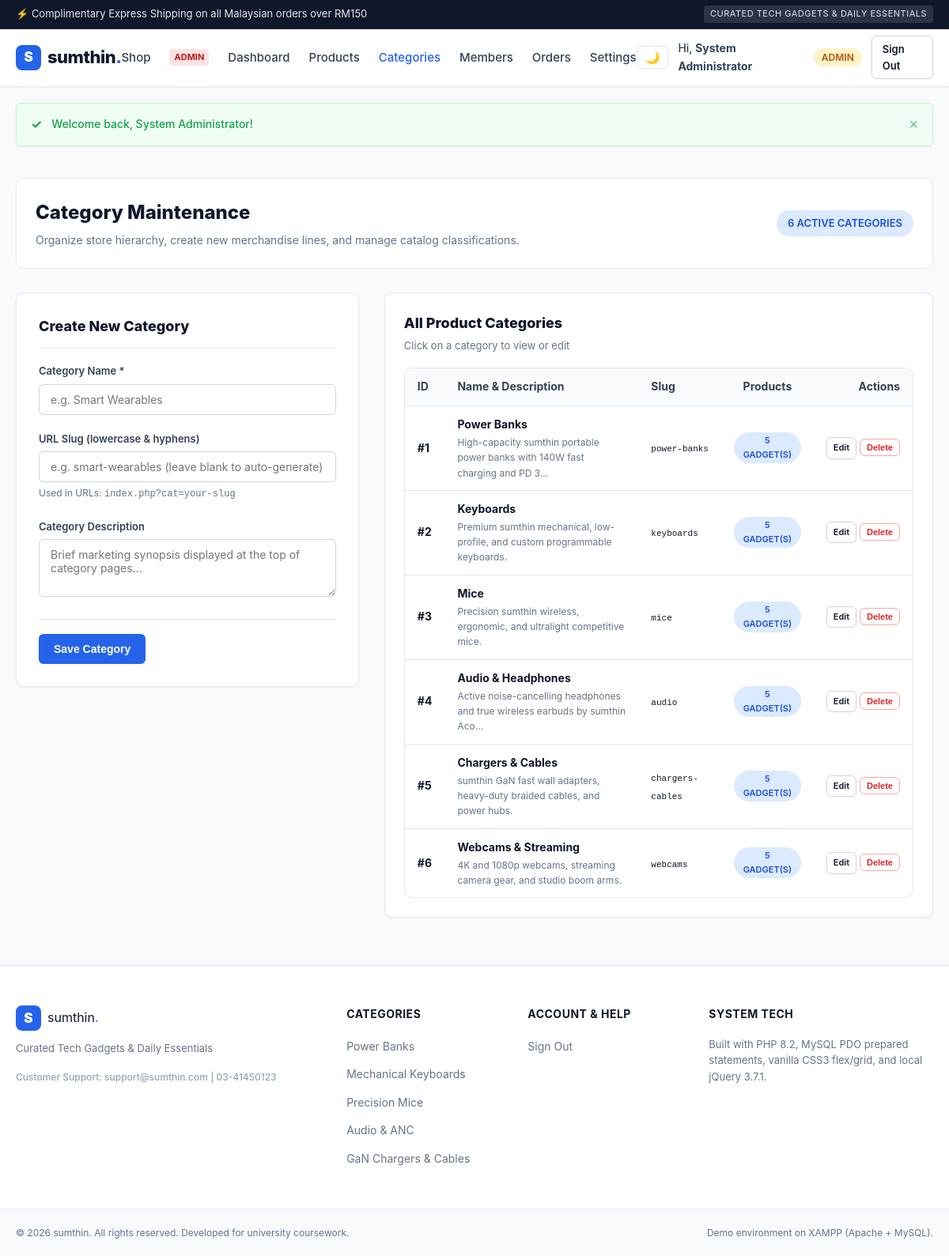
/admin/categories.php (signed in), run on the app's committed database.
### tables this page shows
CREATE TABLE `user` (
  `id` INT AUTO_INCREMENT PRIMARY KEY,
  `email` VARCHAR(100) NOT NULL UNIQUE,
  `password_hash` VARCHAR(255) NOT NULL,
  `name` VARCHAR(100) NOT NULL,
  `phone` VARCHAR(20) DEFAULT NULL,
  `role` ENUM('Admin', 'Member') NOT NULL DEFAULT 'Member',
  `photo` VARCHAR(255) DEFAULT 'default_user.png',
  `status` ENUM('Active', 'Blocked') NOT NULL DEFAULT 'Active',
  `failed_attempts` INT NOT NULL DEFAULT 0,
  `locked_until` DATETIME DEFAULT NULL,
  `remember_token` VARCHAR(64) DEFAULT NULL,
  `email_verified_at` DATETIME DEFAULT NULL,
  `created_at` DATETIME NOT NULL DEFAULT CURRENT_TIMESTAMP,
  `updated_at` DATETIME NOT NULL DEFAULT CURRENT_TIMESTAMP ON UPDATE CURRENT_TIMESTAMP
);

CREATE TABLE `category` (
  `id` INT AUTO_INCREMENT PRIMARY KEY,
  `name` VARCHAR(100) NOT NULL UNIQUE,
  `slug` VARCHAR(100) NOT NULL UNIQUE,
  `description` TEXT DEFAULT NULL,
  `created_at` DATETIME NOT NULL DEFAULT CURRENT_TIMESTAMP
);

### _config.php (called while the page is built)
<?php
return [
    'db' => [
        'host'     => 'localhost',
        'port'     => '3306',
        'dbname'   => 'sumthin_db',
        'user'     => 'root',
        'password' => '',
        'charset'  => 'utf8mb4',
    ],
    'app' => [
        'name'            => 'sumthin',
        'tagline'         => 'Curated Tech Gadgets & Daily Essentials',
        'base_url'        => '/sumthin',
        'session_timeout' => 1800,
        'max_login_fails' => 3,
        'lockout_time'    => 900,
        'debug'           => false,
    ],
    'mail' => [
        'enabled'    => true,
        'debug'      => false,
        'smtp_host'  => 'smtp.gmail.com',
        'smtp_port'  => 587,
        'smtp_auth'  => true,
        'username'   => 'YOUR_GMAIL_ADDRESS@gmail.com',
        'password'   => 'YOUR_GMAIL_16_CHAR_APP_PASSWORD',
        'from_name'  => 'sumthin Tech Gadgets',
        'from_email' => 'no-reply@sumthin.com',
    ],
    'stripe' => [
        'publishable_key' => 'pk_test_PLACEHOLDER_KEY',
        'secret_key'      => 'sk_test_PLACEHOLDER_KEY',
        'currency'        => 'myr',
    ],
    'gemini' => [
        'api_key'  => 'AIzaSy_GEMINI_API_KEY_PLACEHOLDER',
        'endpoint' => 'https://generativelanguage.googleapis.com/v1beta/models/gemini-1.5-flash:generateContent',
    ],
    'datadog' => [
        'api_key' => 'DATADOG_API_KEY_PLACEHOLDER',
        'site'    => 'datadoghq.com',
    ],
];

### admin/categories.php (the view, shortened to what this page needs)
<?php
require_once __DIR__ . '/../_base.php';
auth('Admin');
$edit_id   = (int)req('edit_id', 0);
$cat_name  = '';
$cat_slug  = '';
$cat_desc  = '';
$categories = $db->query("
    SELECT c.*, COUNT(p.id) AS product_count
    FROM `category` c
    LEFT JOIN `product` p ON c.id = p.category_id
    GROUP BY c.id
    ORDER BY c.id ASC
")->fetchAll();
require_once __DIR__ . '/../_head.php';
?>
<div class="container">
    <div class="admin-header-panel">
        <div>
            <h1 style="font-size:24px; font-weight:800; color:var(--dark);">Category Maintenance</h1>
            <p style="font-size:14px; color:var(--gray); margin-top:4px;">
                Organize store hierarchy, create new merchandise lines, and manage catalog classifications.
            </p>
        </div>
        <span class="role-pill pill-member" style="font-size:13px; padding:6px 14px;">
            <?= count($categories) ?> Active Categories
        </span>
    </div>
    <div style="display:grid; grid-template-columns: 1fr 1.6fr; gap:32px; align-items:start;">
        <div style="background:#fff; border:1px solid var(--border); border-radius:var(--radius); padding:28px; box-shadow:var(--shadow-sm);">
            <div style="display:flex; justify-content:space-between; align-items:center; margin-bottom:18px; border-bottom:1px solid var(--border); padding-bottom:12px;">
                <h2 style="font-size:18px; font-weight:800; color:var(--dark);">
                    <?= $edit_id > 0 ? 'Edit Category' : 'Create New Category' ?>
                </h2>
            </div>
            <form action="<?= base_url('admin/categories.php' . ($edit_id > 0 ? '?edit_id=' . $edit_id : '')) ?>" method="POST" novalidate>
                <div class="form-group">
                    <label for="name" class="form-label">Category Name *</label>
                    <?= html_text('name', $cat_name, [
                        'placeholder' => 'e.g. Smart Wearables',
                        'autocomplete' => 'off'
                    ]) ?>
                </div>
                <div class="form-group">
                    <label for="slug" class="form-label">URL Slug (lowercase & hyphens)</label>
                    <?= html_text('slug', $cat_slug, [
                        'placeholder' => 'e.g. smart-wearables (leave blank to auto-generate)',
                        'autocomplete' => 'off'
                    ]) ?>
                    <span class="form-help">Used in URLs: <code>index.php?cat=your-slug</code></span>
                </div>
                <div class="form-group">
                    <label for="description" class="form-label">Category Description</label>
                    <?= html_textarea('description', $cat_desc, [
                        'rows' => 3,
                        'placeholder' => 'Brief marketing synopsis displayed at the top of category pages...'
                    ]) ?>
                </div>
                <div style="display:flex; gap:10px; margin-top:20px; border-top:1px solid var(--border); padding-top:18px;">
                    <button type="submit" class="btn btn-primary">
                        <?= $edit_id > 0 ? 'Update Category' : 'Save Category' ?>
                    </button>
                </div>
            </form>
        </div>
        <div style="background:#fff; border:1px solid var(--border); border-radius:var(--radius); padding:24px; box-shadow:var(--shadow-sm);">
            <div style="margin-bottom:16px;">
                <h2 style="font-size:18px; font-weight:800; color:var(--dark);">All Product Categories</h2>
                <span style="font-size:13px; color:var(--gray);">Click on a category to view or edit</span>
            </div>
            <div class="table-responsive">
                <table class="table-custom">
                    <thead>
                        <tr>
                            <th style="width:50px;">ID</th>
                            <th>Name & Description</th>
                            <th>Slug</th>
                            <th style="text-align:center;">Products</th>
                            <th style="text-align:right;">Actions</th>
                        </tr>
                    </thead>
                    <tbody>
                        <?php foreach ($categories as $cat): ?>
                            <tr <?= ($edit_id === (int)$cat->id) ? 'style="background:#eff6ff;"' : '' ?>>
                                <td><strong>#<?= (int)$cat->id ?></strong></td>
                                <td>
                                    <div style="font-weight:700; color:var(--dark);"><?= encode($cat->name) ?></div>
                                    <?php if ($cat->description): ?>
                                        <div style="font-size:12px; color:var(--gray); margin-top:2px;">
                                            <?= encode(substr($cat->description, 0, 75)) ?><?= strlen($cat->description) > 75 ? '...' : '' ?>
                                        </div>
                                    <?php endif; ?>
                                </td>
                                <td>
                                    <code style="font-size:11px;"><?= encode($cat->slug) ?></code>
                                </td>
                                <td style="text-align:center;">
                                    <a href="<?= base_url('admin/products.php?cat_id=' . (int)$cat->id) ?>" class="role-pill pill-member" style="text-decoration:none; font-size:11px;">
                                        <?= (int)$cat->product_count ?> gadget(s)
                                    </a>
                                </td>
                                <td style="text-align:right; white-space:nowrap;">
                                    <a href="<?= base_url('admin/categories.php?edit_id=' . (int)$cat->id) ?>" class="btn btn-outline-sm" style="padding:4px 8px; font-size:11px;">
                                        Edit
                                    </a>
                                    <form action="<?= base_url('admin/categories.php') ?>" method="POST" style="display:inline;">
                                        <button type="submit" class="btn btn-outline-sm" style="padding:4px 8px; font-size:11px; color:var(--error); border-color:#fca5a5;" data-confirm="Are you sure you want to delete '<?= encode($cat->name) ?>'?">
                                            Delete
                                        </button>
                                    </form>
                                </td>
                            </tr>
                        <?php endforeach; ?>
                    </tbody>
                </table>
            </div>
        </div>
    </div>
</div>
<?php require_once __DIR__ . '/../_foot.php'; ?>

### _head.php (shortened to what this page needs)
<?php
$current_page = basename($_SERVER['PHP_SELF']);
$store_name   = setting('store_name', 'sumthin');
$flash        = get_flash();
$user         = current_user();
?>
<!DOCTYPE html>
<html lang="en">
<head>
    <link rel="stylesheet" href="<?= base_url('css/app.css') ?>">
</head>
<body>
    <?php if (setting('announcement_enabled', '1') === '1' && setting('announcement_bar') !== ''): ?>
        <aside class="announcement-bar">
            <div class="container announcement-inner">
                <span><?= encode(setting('announcement_bar')) ?></span>
                <span class="announcement-tag"><?= encode(setting('store_tagline', 'BMIT2013 Project')) ?></span>
            </div>
        </aside>
    <?php endif; ?>
    <header class="site-header">
        <div class="container header-inner">
            <a href="<?= base_url('index.php') ?>" class="brand-logo">
                <span class="brand-badge"><?= strtoupper(substr($store_name, 0, 1)) ?></span>
                <span class="brand-text"><?= encode($store_name) ?><span class="brand-dot">.</span></span>
            </a>
            <nav class="nav-links">
                <a href="<?= base_url('index.php') ?>" class="nav-link <?= ($current_page === 'index.php' && !str_contains($_SERVER['REQUEST_URI'], '/admin/')) ? 'active' : '' ?>">Shop</a>
                <?php if (is_admin()): ?>
                    <span class="nav-badge admin-badge">Admin</span>
                    <a href="<?= base_url('admin/index.php') ?>" class="nav-link <?= ($current_page === 'index.php' && str_contains($_SERVER['REQUEST_URI'], '/admin/')) ? 'active' : '' ?>">Dashboard</a>
                    <a href="<?= base_url('admin/products.php') ?>" class="nav-link <?= str_contains($_SERVER['REQUEST_URI'], '/admin/product') ? 'active' : '' ?>">Products</a>
                    <a href="<?= base_url('admin/categories.php') ?>" class="nav-link <?= str_contains($_SERVER['REQUEST_URI'], '/admin/categor') ? 'active' : '' ?>">Categories</a>
                    <a href="<?= base_url('admin/members.php') ?>" class="nav-link <?= str_contains($_SERVER['REQUEST_URI'], '/admin/member') ? 'active' : '' ?>">Members</a>
                    <a href="<?= base_url('admin/orders.php') ?>" class="nav-link <?= str_contains($_SERVER['REQUEST_URI'], '/admin/order') ? 'active' : '' ?>">Orders</a>
                    <a href="<?= base_url('admin/settings.php') ?>" class="nav-link <?= str_contains($_SERVER['REQUEST_URI'], '/admin/setting') ? 'active' : '' ?>">Settings</a>
                <?php elseif (is_member()): ?>
                    <a href="<?= base_url('orders.php') ?>" class="nav-link <?= $current_page === 'orders.php' ? 'active' : '' ?>">My Orders</a>
                    <a href="<?= base_url('wishlist.php') ?>" class="nav-link <?= $current_page === 'wishlist.php' ? 'active' : '' ?>">Wishlist</a>
                <?php endif; ?>
            </nav>
            <div class="nav-actions">
                <button type="button" id="theme-toggle" class="btn-theme-toggle" title="Toggle Light/Dark Theme" aria-label="Toggle theme">🌙</button>
                <?php if (is_logged_in()): ?>
                    <div class="user-menu-wrapper">
                        <a href="<?= base_url('profile.php') ?>" class="nav-link user-profile-link" title="Account Profile & Settings">
                            <span>Hi, <strong><?= encode($user->name) ?></strong></span>
                        </a>
                        <span class="role-pill <?= is_admin() ? 'pill-admin' : 'pill-member' ?>">
                            <?= encode($user->role) ?>
                        </span>
                        <a href="<?= base_url('logout.php') ?>" class="btn btn-outline-sm btn-logout">Sign Out</a>
                    </div>
                <?php else: ?>
                    <a href="<?= base_url('login.php') ?>" class="btn btn-outline-sm <?= $current_page === 'login.php' ? 'active' : '' ?>">Sign In</a>
                    <a href="<?= base_url('register.php') ?>" class="btn btn-primary-sm <?= $current_page === 'register.php' ? 'active' : '' ?>">Register</a>
                <?php endif; ?>
            </div>
        </div>
    </header>
    <?php if ($flash): ?>
        <aside class="container flash-container" aria-label="Notification">
            <div class="flash-alert flash-<?= encode($flash['type']) ?>" role="alert">
                <div class="flash-icon">
                    <?php if ($flash['type'] === 'success'): ?>✓
                    <?php elseif ($flash['type'] === 'error'): ?>✕
                    <?php elseif ($flash['type'] === 'warning'): ?>⚠
                    <?php else: ?>ℹ<?php endif; ?>
                </div>
                <div class="flash-message"><?= encode($flash['message']) ?></div>
                <button type="button" class="flash-close" aria-label="Dismiss">&times;</button>
            </div>
        </aside>
    <?php endif; ?>
    <main class="main-content">

### data on the page
user: name "System Administrator", role "ADMIN"
category: id "1", name "Power Banks", description "High-capacity sumthin portable power banks with 140W fast charging and PD 3", slug "power-banks", product_count "5"
category: id "2", name "Keyboards", description "Premium sumthin mechanical, low-profile, and custom programmable keyboards.", slug "keyboards", product_count "5"
category: id "3", name "Mice", description "Precision sumthin wireless, ergonomic, and ultralight competitive mice.", slug "mice", product_count "5"
category: id "4", name "Audio & Headphones", description "Active noise-cancelling headphones and true wireless earbuds by sumthin Aco", slug "audio", product_count "5"
category: id "5", name "Chargers & Cables", description "sumthin GaN fast wall adapters, heavy-duty braided cables, and power hubs.", slug "chargers-cables", product_count "5"
category: id "6", name "Webcams & Streaming", description "4K and 1080p webcams, streaming camera gear, and studio boom arms.", slug "webcams", product_count "5"

### other printed values
encode(setting('announcement_bar')) "⚡ Complimentary Express Shipping on all Malaysian orders over RM150"
encode(setting('store_tagline', 'BMIT2013 Project')) "CURATED TECH GADGETS & DAILY ESSENTIALS"
substr($store_name, 0, 1) "S"
encode($store_name) "sumthin"
encode($flash['message']) "Welcome back, System Administrator!"
count($categories) "6"
substr(setting('store_name', 'sumthin'), 0, 1) "S"
encode(setting('store_name', 'sumthin')) "sumthin"
encode(setting('support_email', 'support@sumthin.com')) "support@sumthin.com"
encode(setting('support_phone', '03-41450123')) "03-41450123"
